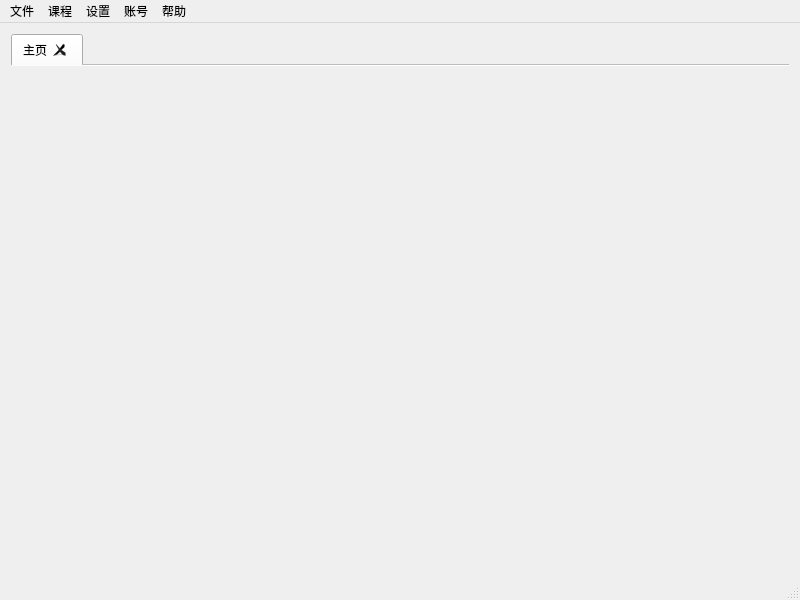
<?xml version="1.0" encoding="UTF-8"?>
<ui version="4.0">
 <class>SchedulingSystemClass</class>
 <widget class="QMainWindow" name="SchedulingSystemClass">
  <property name="geometry">
   <rect>
    <x>0</x>
    <y>0</y>
    <width>800</width>
    <height>600</height>
   </rect>
  </property>
  <property name="sizePolicy">
   <sizepolicy hsizetype="Expanding" vsizetype="Expanding">
    <horstretch>0</horstretch>
    <verstretch>0</verstretch>
   </sizepolicy>
  </property>
  <property name="windowTitle">
   <string>SchedulingSystem</string>
  </property>
  <widget class="QWidget" name="centralWidget">
   <layout class="QVBoxLayout" name="verticalLayout">
    <item>
     <widget class="QTabWidget" name="tabWidget">
      <property name="sizePolicy">
       <sizepolicy hsizetype="Expanding" vsizetype="Expanding">
        <horstretch>0</horstretch>
        <verstretch>0</verstretch>
       </sizepolicy>
      </property>
      <property name="autoFillBackground">
       <bool>true</bool>
      </property>
      <property name="currentIndex">
       <number>0</number>
      </property>
      <property name="documentMode">
       <bool>true</bool>
      </property>
      <property name="tabsClosable">
       <bool>true</bool>
      </property>
      <property name="movable">
       <bool>true</bool>
      </property>
      <property name="tabBarAutoHide">
       <bool>false</bool>
      </property>
      <widget class="QWidget" name="host">
       <attribute name="title">
        <string>主页</string>
       </attribute>
       <layout class="QHBoxLayout" name="horizontalLayout"/>
      </widget>
     </widget>
    </item>
   </layout>
  </widget>
  <widget class="QStatusBar" name="statusBar"/>
  <widget class="QMenuBar" name="menuBar">
   <property name="geometry">
    <rect>
     <x>0</x>
     <y>0</y>
     <width>800</width>
     <height>21</height>
    </rect>
   </property>
   <widget class="QMenu" name="File">
    <property name="geometry">
     <rect>
      <x>345</x>
      <y>101</y>
      <width>147</width>
      <height>311</height>
     </rect>
    </property>
    <property name="cursor">
     <cursorShape>PointingHandCursor</cursorShape>
    </property>
    <property name="title">
     <string>文件</string>
    </property>
    <widget class="QMenu" name="currentProject">
     <property name="title">
      <string>最近使用的项目</string>
     </property>
     <addaction name="separator"/>
     <addaction name="cleanProject"/>
    </widget>
    <widget class="QMenu" name="currentFile">
     <property name="title">
      <string>最近访问的文件</string>
     </property>
     <addaction name="separator"/>
     <addaction name="cleanFile"/>
    </widget>
    <addaction name="separator"/>
    <addaction name="newProject"/>
    <addaction name="newFile"/>
    <addaction name="separator"/>
    <addaction name="openProject"/>
    <addaction name="openFile"/>
    <addaction name="separator"/>
    <addaction name="currentProject"/>
    <addaction name="currentFile"/>
    <addaction name="separator"/>
    <addaction name="closeProject"/>
    <addaction name="closeAll"/>
    <addaction name="separator"/>
    <addaction name="saveProject"/>
    <addaction name="saveAll"/>
    <addaction name="separator"/>
    <addaction name="exit"/>
   </widget>
   <widget class="QMenu" name="Account">
    <property name="geometry">
     <rect>
      <x>459</x>
      <y>101</y>
      <width>120</width>
      <height>115</height>
     </rect>
    </property>
    <property name="cursor">
     <cursorShape>PointingHandCursor</cursorShape>
    </property>
    <property name="title">
     <string>账号</string>
    </property>
    <addaction name="enroll"/>
    <addaction name="login"/>
    <addaction name="personalInfo"/>
   </widget>
   <widget class="QMenu" name="Setup">
    <property name="cursor">
     <cursorShape>PointingHandCursor</cursorShape>
    </property>
    <property name="title">
     <string>设置</string>
    </property>
    <addaction name="credit"/>
    <addaction name="color"/>
    <addaction name="typeface"/>
   </widget>
   <widget class="QMenu" name="Help">
    <property name="cursor">
     <cursorShape>WhatsThisCursor</cursorShape>
    </property>
    <property name="title">
     <string>帮助</string>
    </property>
    <addaction name="help"/>
    <addaction name="about"/>
    <addaction name="todo"/>
   </widget>
   <widget class="QMenu" name="View">
    <property name="cursor">
     <cursorShape>PointingHandCursor</cursorShape>
    </property>
    <property name="title">
     <string>课程</string>
    </property>
    <addaction name="add"/>
    <addaction name="exist"/>
    <addaction name="automatically"/>
    <addaction name="timetable"/>
   </widget>
   <addaction name="File"/>
   <addaction name="View"/>
   <addaction name="Setup"/>
   <addaction name="Account"/>
   <addaction name="Help"/>
  </widget>
  <action name="newProject">
   <property name="text">
    <string>新建项目</string>
   </property>
   <property name="autoRepeat">
    <bool>true</bool>
   </property>
  </action>
  <action name="newFile">
   <property name="text">
    <string>新建文件</string>
   </property>
  </action>
  <action name="openProject">
   <property name="text">
    <string>打开项目</string>
   </property>
  </action>
  <action name="openFile">
   <property name="text">
    <string>打开文件</string>
   </property>
  </action>
  <action name="cleanProject">
   <property name="text">
    <string>清除</string>
   </property>
  </action>
  <action name="cleanFile">
   <property name="text">
    <string>清除</string>
   </property>
  </action>
  <action name="closeProject">
   <property name="text">
    <string>关闭当前项目</string>
   </property>
  </action>
  <action name="closeAll">
   <property name="text">
    <string>关闭所有项目</string>
   </property>
  </action>
  <action name="saveProject">
   <property name="text">
    <string>保存当前项目</string>
   </property>
  </action>
  <action name="saveAll">
   <property name="text">
    <string>保存所有项目</string>
   </property>
  </action>
  <action name="exit">
   <property name="text">
    <string>退出</string>
   </property>
  </action>
  <action name="login">
   <property name="text">
    <string>登录</string>
   </property>
  </action>
  <action name="personalInfo">
   <property name="text">
    <string>个人信息</string>
   </property>
  </action>
  <action name="credit">
   <property name="text">
    <string>学分</string>
   </property>
  </action>
  <action name="color">
   <property name="text">
    <string>颜色</string>
   </property>
  </action>
  <action name="typeface">
   <property name="text">
    <string>字体</string>
   </property>
  </action>
  <action name="enroll">
   <property name="text">
    <string>注册</string>
   </property>
  </action>
  <action name="help">
   <property name="text">
    <string>帮助文档</string>
   </property>
  </action>
  <action name="about">
   <property name="text">
    <string>关于</string>
   </property>
   <property name="whatsThis">
    <string/>
   </property>
  </action>
  <action name="add">
   <property name="text">
    <string>添加</string>
   </property>
  </action>
  <action name="exist">
   <property name="text">
    <string>已有课程</string>
   </property>
  </action>
  <action name="timetable">
   <property name="text">
    <string>课程表</string>
   </property>
  </action>
  <action name="todo">
   <property name="text">
    <string>待优化</string>
   </property>
  </action>
  <action name="automatically">
   <property name="text">
    <string>一键生成</string>
   </property>
  </action>
 </widget>
 <layoutdefault spacing="6" margin="11"/>
 <resources/>
 <connections/>
</ui>
